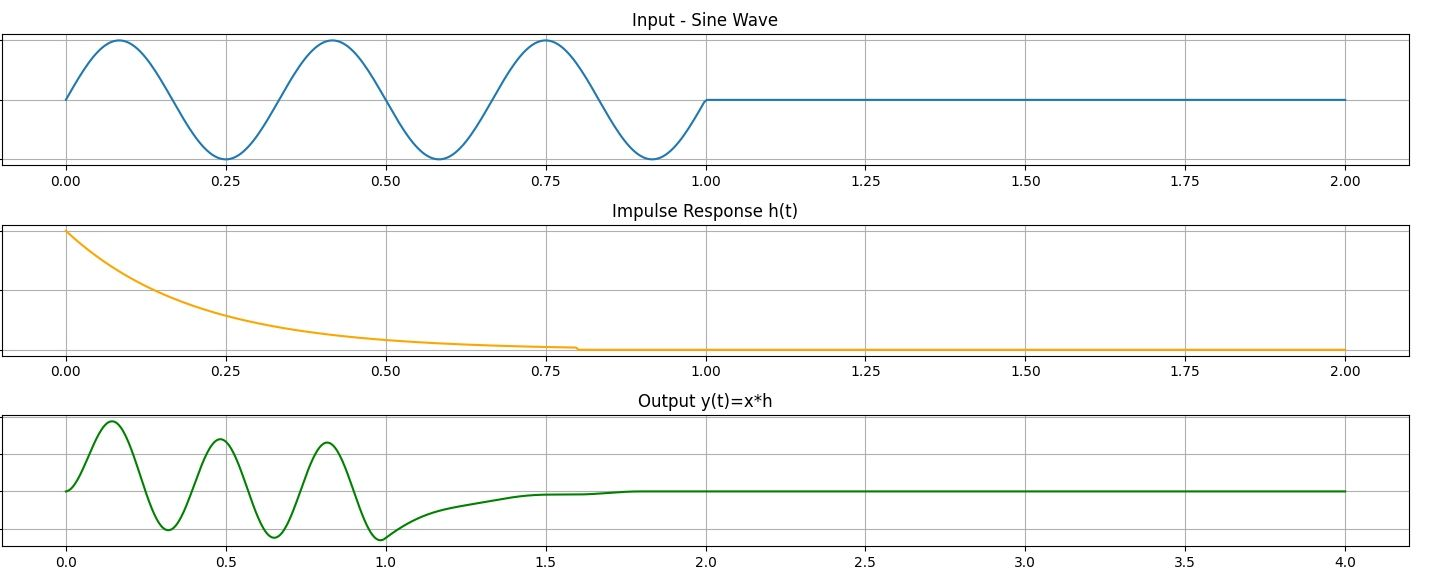

The Python source for this figure:
import numpy as np
import matplotlib.pyplot as plt

t = np.linspace(0, 2, 500)
input_signal = np.sin(2 * np.pi * 3 * t) * (t < 1)  # Sine wave
h = np.exp(-5 * t) * (t < 0.8)  # Impulse response (RC filter)

conv_result = np.convolve(input_signal, h, mode='full')
t_conv = np.linspace(0, 4, len(conv_result))

plt.figure(figsize=(8,6))
plt.subplot(3,1,1)
plt.plot(t, input_signal); plt.title('Input - Sine Wave'); plt.grid(True)
plt.subplot(3,1,2)
plt.plot(t, h, color='orange'); plt.title('Impulse Response h(t)'); plt.grid(True)
plt.subplot(3,1,3)
plt.plot(t_conv, conv_result, color='green'); plt.title('Output y(t)=x*h'); plt.grid(True)
plt.tight_layout()
plt.savefig('day11_convolution.png', dpi=300)
plt.show()
